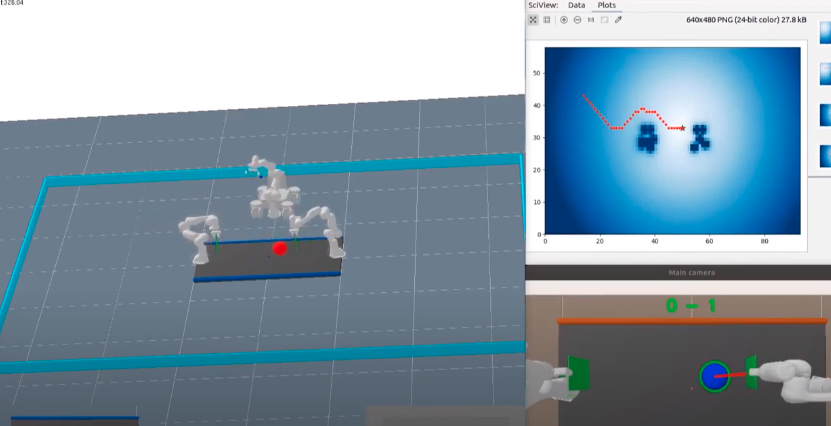
#> input picture images/img.png, 831 x 426 px
$ python -i ProjectPerception.py   (imports and definitions only)
#> lines starting #> are read from the running program, lines starting #| are printed output that depends on the picture; after the words box and inside, x2 and y2 are one past the last pixel; in counts of white or black regions, pixels touching at a corner belong together
#> further down, picture is the input picture: shape (426, 831, 3); mean B, G, R 166.8, 152.5, 130
import numpy as np
import cv2 as cv

def getImageJacobian(u, v, z, f, diameter):
    Jv = np.zeros((3, 3))

    Jv[0][0] = -f / z
    Jv[0][1] = 0
    Jv[0][2] = u / z

    Jv[1][0] = 0
    Jv[1][1] = -f / z
    Jv[1][2] = v / z

    Jv[2][0] = 0
    Jv[2][1] = 0
    Jv[2][2] = -(diameter * f) / (z * z)

    return Jv

low_blue = np.array([94, 80, 2])
high_blue = np.array([126, 255, 255])
def findBall_VS(frame):
    c1,c2,r1,found = 0,0,0,False
    binary = cv.inRange(cv.cvtColor(frame, cv.COLOR_BGR2HSV), low_blue, high_blue)
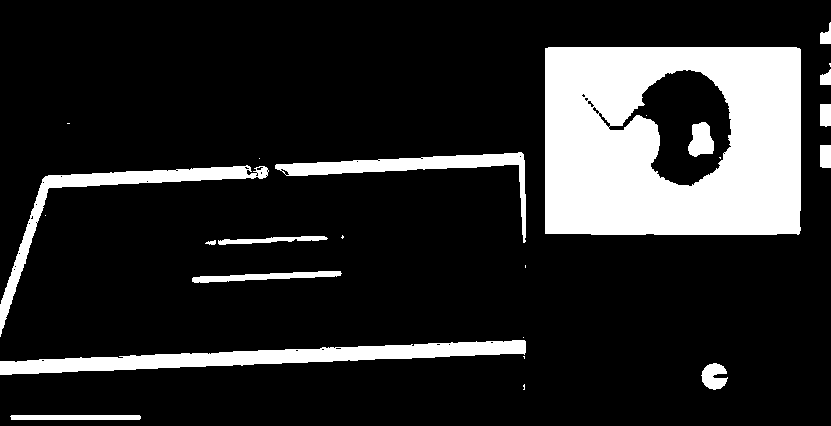
#> binary: shape (426, 831); 16.7% white; 25 white regions (11 under 20 px)
    contours, hier = cv.findContours(binary, cv.RETR_TREE, cv.CHAIN_APPROX_SIMPLE)
#> contours = 61 contours, 42 with area under 20; largest, box (x1, y1, x2, y2) and area: (545, 47, 801, 235) 47585, (608, 69, 732, 187) 7954, (0, 340, 526, 375) 6718, (0, 165, 269, 337) 3759, (275, 152, 526, 243) 3078
    if len(contours) > 0:
        found=True
        (c1, c2), r1 = cv.minEnclosingCircle(contours[0])
#> c1 = 75; c2 = 417; r1 = 65.01
        for c in contours:
            (x1, y1), r = cv.minEnclosingCircle(c)
            if r>r1:
               (c1,c2)=(x1, y1)
               r1 = r
#> this loop made 61 passes
#> (x1, y1, r, c1, c2, r1) on pass 5: (262.5, 357.5, 263, 262.5, 357.5, 263)
#> (x1, y1, r) on passes 1, 2, 3, 6, 7, 8: (75, 417, 65.01), (523.5, 386.5, 2.55), (714.3, 376, 13.29), (42.5, 360, 1.5), (296.5, 350, 1.5), (322.5, 349, 1.5)
#> after the loop, c1 = 262.5; c2 = 357.5; r1 = 263

    return int(c1),int(c2),int(r1),found, binary

def depth_data_to_point(pt, fxypxy):
    pt[0] =  pt[2] * (pt[0] - fxypxy[2]) / fxypxy[0]
    pt[1] = -pt[2] * (pt[1] - fxypxy[3]) / fxypxy[1]
    pt[2] = -pt[2]
    return pt

def camera_to_world(pt, cameraFrame, fxfypxpy):
    """pt = np.array([u, v, distance])"""
    cam_rot = cameraFrame.getRotationMatrix()
    cam_trans = cameraFrame.getPosition()
    pt = depth_data_to_point(pt, fxfypxpy) @ cam_rot.T + cam_trans
    return pt

>>> import cv2
>>> picture = cv2.imread('images/img.png')
>>> result = findBall_VS(picture)
#> result = 5 items
